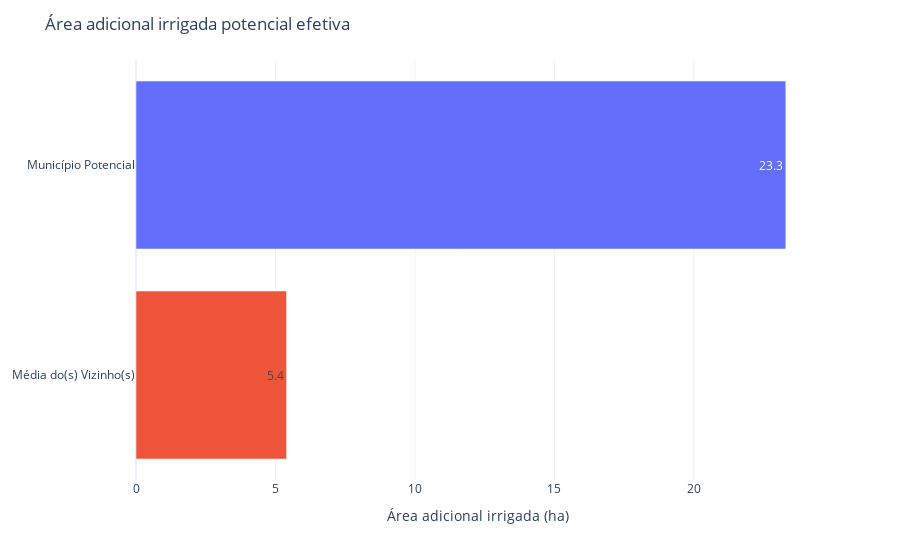

The cell this chart's notebook holds for it:
### Code cell
bar_plot(
        df = comp_df('AREA_IRRIGADA_POT_E', mun_df, all_muns, neighs), 
        x = 'AREA_IRRIGADA_POT_E', 
        y = 'NOME', 
        title = 'Área adicional irrigada potencial efetiva', 
        leg_x = 'Área adicional irrigada (ha)',
        leg_y = None ,
        text = 'AREA_IRRIGADA_POT_E'
        )

### Figure 1 — Plotly figure (JSON) as saved in the notebook; plotly's stock layout.template omitted (floating-point values rounded to 4 significant figures)
{"data": [{"alignmentgroup": "True", "hovertemplate": "NOME=%{y}<br>AREA_IRRIGADA_POT_E=%{text}<extra></extra>", "legendgroup": "Município Potencial", "marker": {"color": "#636efa", "pattern": {"shape": ""}}, "name": "Município Potencial", "offsetgroup": "Município Potencial", "orientation": "h", "showlegend": false, "text": [23.3], "textposition": "auto", "type": "bar", "x": [23.3], "xaxis": "x", "y": ["Município Potencial"], "yaxis": "y"}, {"alignmentgroup": "True", "hovertemplate": "NOME=%{y}<br>AREA_IRRIGADA_POT_E=%{text}<extra></extra>", "legendgroup": "Média do(s) Vizinho(s)", "marker": {"color": "#EF553B", "pattern": {"shape": ""}}, "name": "Média do(s) Vizinho(s)", "offsetgroup": "Média do(s) Vizinho(s)", "orientation": "h", "showlegend": false, "text": [5.4], "textposition": "auto", "type": "bar", "x": [5.4], "xaxis": "x", "y": ["Média do(s) Vizinho(s)"], "yaxis": "y"}], "layout": {"barmode": "relative", "legend": {"title": {"text": "NOME"}, "tracegroupgap": 0}, "margin": {"t": 60}, "title": {"text": "Área adicional irrigada potencial efetiva"}, "xaxis": {"anchor": "y", "domain": [0, 1], "title": {"text": "Área adicional irrigada (ha)"}}, "yaxis": {"anchor": "x", "categoryarray": ["Média do(s) Vizinho(s)", "Município Potencial"], "categoryorder": "array", "domain": [0, 1], "title": {}}}}
